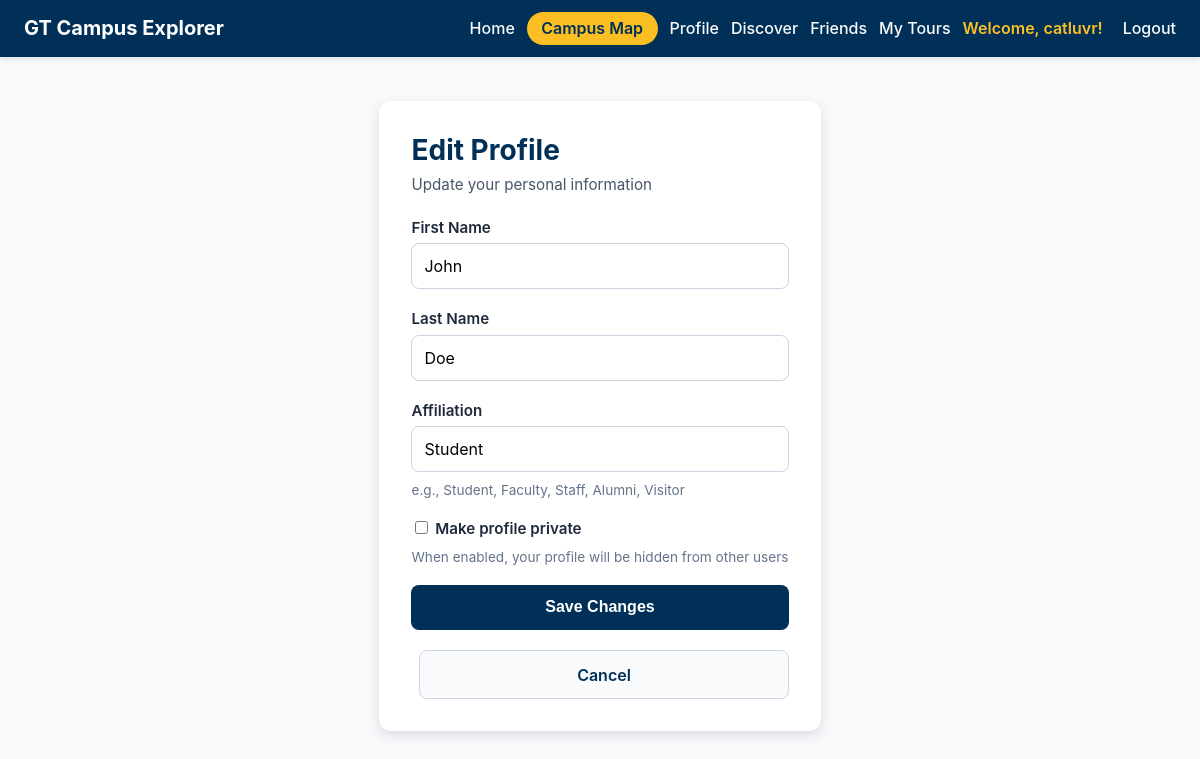
/accounts/profile/edit/ (signed in), run on an earlier commit of the app's database.
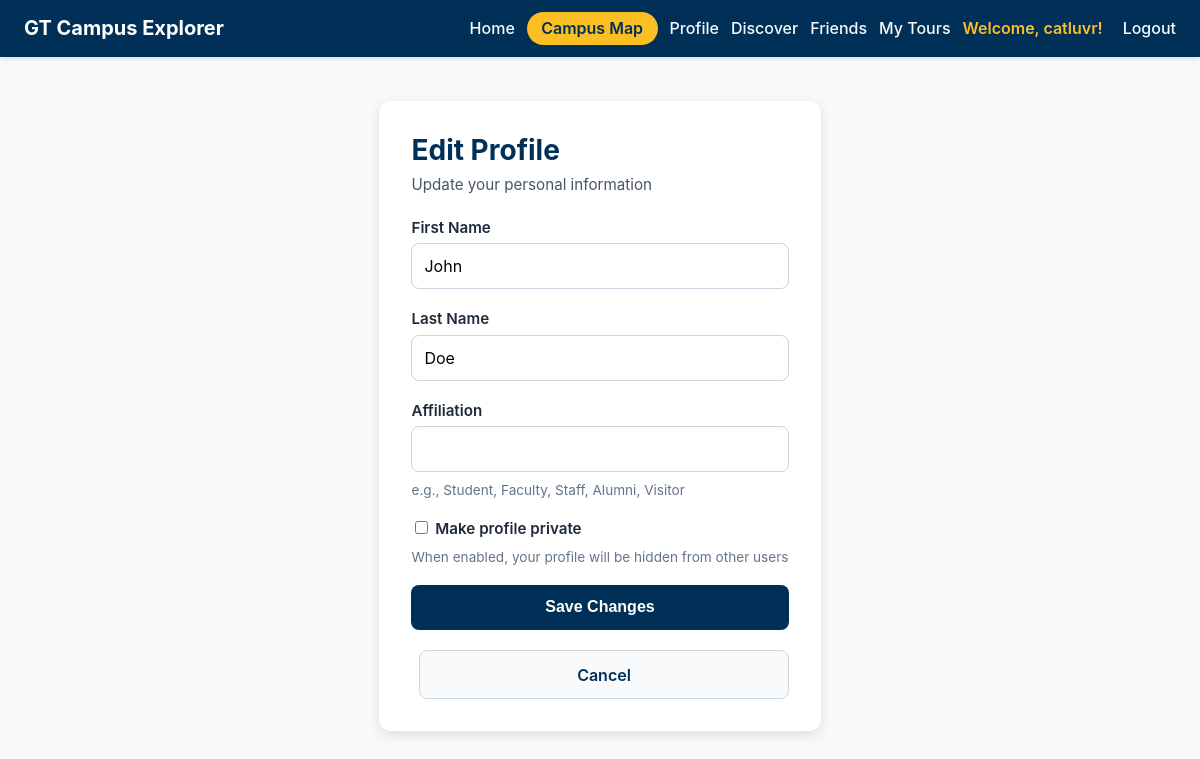
And on a later commit of the database.
### accounts/models.py (models this page shows, shortened)
class UserProfile(models.Model):
    user = models.OneToOneField(User, on_delete=models.CASCADE, related_name='profile')
    state = models.CharField(max_length=100, blank=True, null=True)
    country = models.CharField(max_length=100, default='United States')
    affiliation = models.CharField(max_length=100, blank=True, default='')
    is_private = models.BooleanField(default=False)

### accounts/views.py (the view)
# urls.py: path('profile/edit/', views.edit_profile, name='edit_profile'),
@login_required
def edit_profile(request):
    user_profile, _ = UserProfile.objects.get_or_create(user=request.user)
    if request.method == 'POST':
        form = ProfileEditForm(request.POST)
        if form.is_valid():
            request.user.first_name = form.cleaned_data['first_name'].strip()
            request.user.last_name = form.cleaned_data['last_name'].strip()
            request.user.save()
            user_profile.affiliation = form.cleaned_data['affiliation'].strip()
            user_profile.is_private = form.cleaned_data['is_private']
            user_profile.save()
            messages.success(request, 'Profile updated successfully!')
            return redirect('accounts:profile')
    else:
        form = ProfileEditForm(initial={
            'first_name': request.user.first_name,
            'last_name': request.user.last_name,
            'affiliation': user_profile.affiliation,
            'is_private': user_profile.is_private,
        })
    return render(request, 'accounts/edit_profile.html', {'form': form})

### accounts/forms.py
class ProfileEditForm(forms.Form):
    first_name = forms.CharField(
        max_length=30,
        required=False,
        widget=forms.TextInput(attrs={'class': 'form-control'})
    )
    last_name = forms.CharField(
        max_length=30,
        required=False,
        widget=forms.TextInput(attrs={'class': 'form-control'})
    )
    affiliation = forms.CharField(
        max_length=100,
        required=False,
        widget=forms.TextInput(attrs={'class': 'form-control'}),
        help_text="e.g., Student, Faculty, Staff, Alumni, Visitor"
    )
    is_private = forms.BooleanField(
        required=False,
        widget=forms.CheckboxInput(attrs={'class': 'form-checkbox'}),
        help_text="When enabled, your profile will be hidden from other users"
    )

### accounts/templates/accounts/edit_profile.html (shortened to what this page needs)
{% extends 'base.html' %}
{% load static %}
{% block content %}
<div class="auth-container">
    <h2>Edit Profile</h2>
    <p>Update your personal information</p>
    <form method="post" class="auth-form">
        <div class="form-group">
            <label for="id_first_name">First Name</label>
            {{ form.first_name }}
        </div>
        <div class="form-group">
            <label for="id_last_name">Last Name</label>
            {{ form.last_name }}
        </div>
        <div class="form-group">
            <label for="id_affiliation">Affiliation</label>
            {{ form.affiliation }}
            {% if form.affiliation.help_text %}
                <span class="help-text">{{ form.affiliation.help_text }}</span>
            {% endif %}
        </div>
        <div class="form-group form-checkbox-group">
            <label class="checkbox-label">
                {{ form.is_private }}
                <span>Make profile private</span>
            </label>
            {% if form.is_private.help_text %}
                <span class="help-text">{{ form.is_private.help_text }}</span>
            {% endif %}
        </div>
        <button type="submit" class="btn-primary">Save Changes</button>
        <a href="{% url 'accounts:profile' %}" class="btn-secondary">Cancel</a>
    </form>
</div>
{% endblock %}

What changed in the data, as far as the page shows it:
no longer on this page (row edited): UserProfile: affiliation "Student"
Also different on the page:
form field is_private: (not shown) → "☐"
